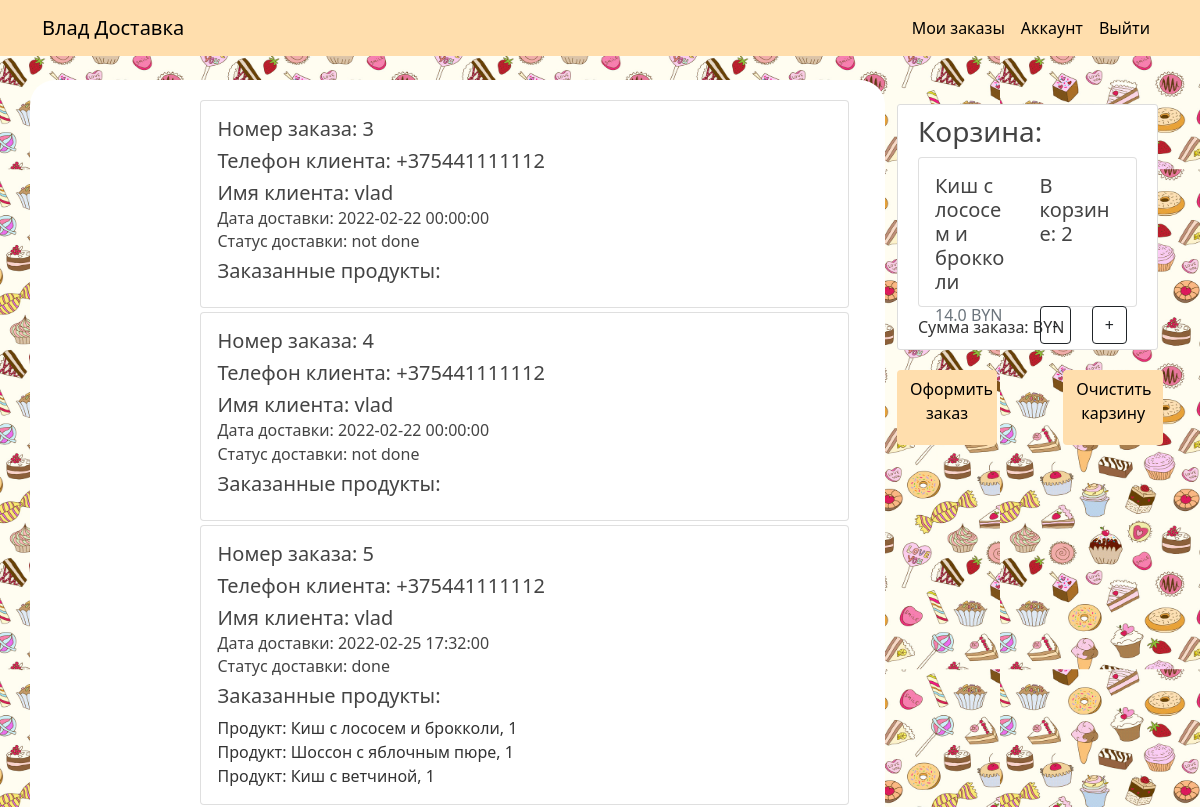
The page /current_orders (signed in, upper part) on the database as committed earlier.
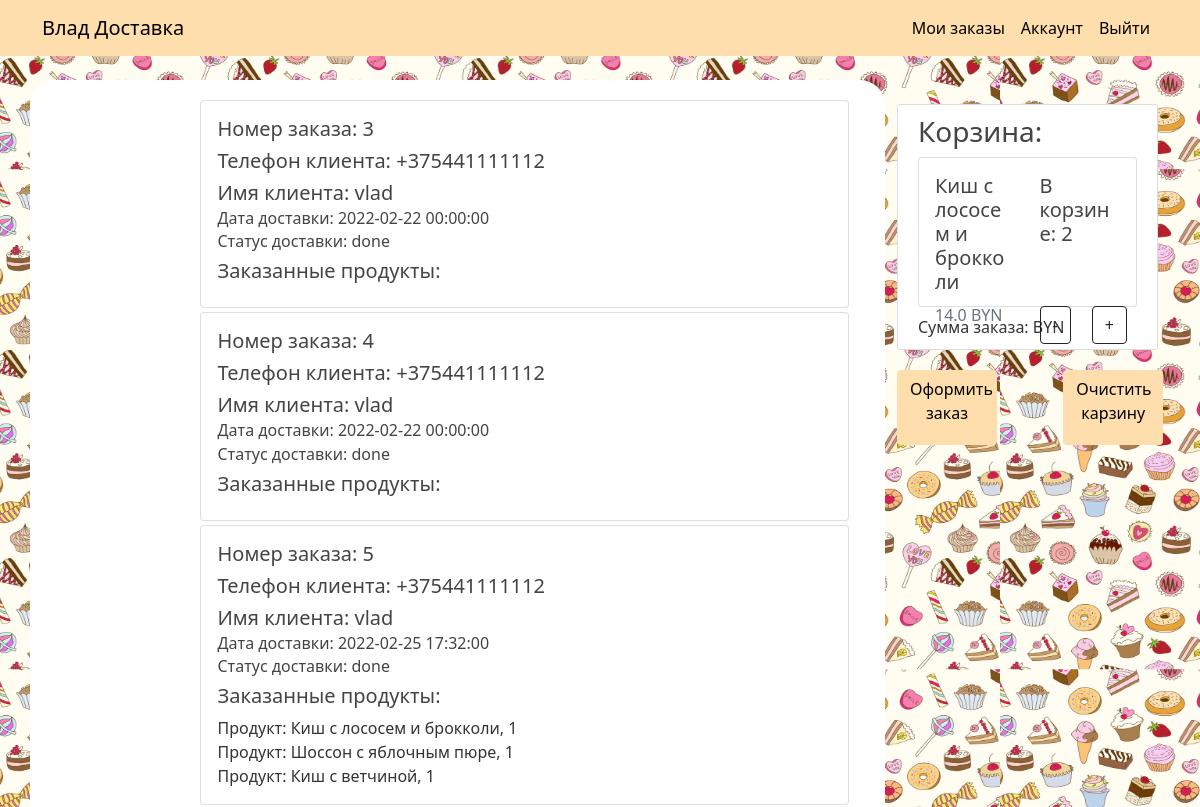
The same page on the database as committed later.
### bd_project/models.py (models this page shows, shortened)
class BaseModel(Model):
    id = PrimaryKeyField(unique=True)
    class Meta:
        database = db
        order_by = 'id'

class Order(BaseModel):
    user_id = ForeignKeyField(User, backref='orders', null=False)
    courier_id = ForeignKeyField(Courier, backref='orders', null=True)
    address = CharField(max_length=20, null=False)
    time_creation = DateTimeField(default=datetime.utcnow(), null=False)
    time_of_delivery = DateTimeField(null=False)
    status = CharField(max_length=10, default='not done')
    class Meta:
        db_table = 'Orders'

class User(BaseModel, UserMixin):
    username = CharField(max_length=20, unique=True, null=False)
    email = CharField(max_length=20, unique=True, null=False)
    phone = CharField(max_length=15, unique=True, null=False)
    address = CharField(max_length=20, null=False)
    password = CharField(max_length=60, null=False)
    class Meta:
        db_table = 'Users'

### bd_project/users/routes.py (the view)
@users.route('/current_orders', methods=['GET'])
@login_required
def current_orders():
    orders = current_user.orders
    order_products_by_current_user = get_current_order_products(current_user.id)
    return render_template('current_orders.html', order_products=order_products_by_current_user, orders=orders, )

### bd_project/models.py (called while the page is built)
@login_manager.user_loader
def load_user(user_id):
    return User.get_by_id(int(user_id))

### bd_project/users/utils.py (called while the page is built)
def get_current_order_products(user_id):
    with open('ordered_products.json', 'r') as f:
        order_products_by_users = json.load(f)
        order_products_by_current_user = order_products_by_users.get(f'{user_id}')
    return order_products_by_current_user if order_products_by_current_user else None

### bd_project/templates/current_orders.html (shortened to what this page needs)
{% extends 'layout.html' %}
{% block content %}
<div class="container">
    <div class="row">
        <div class="col-2">
        </div>
        <div class="col-10">
            {% if orders %}
            {% for order in orders %}
            {% if order.courier_id and session['courier'] %}
                {% if order.status == 'done' and order.courier_id %}
                <div class="card bg-color-done mt-1" style="width: 100%;">
                {% else %}
                <div class="card bg-color-not-done mt-1" style="width: 100%;">
                {% endif %}
            {% else %}
                <div class="card mt-1" style="width: 100%;">
            {% endif %}
                <div class="card-body">
                    <h5 class="card-title">Номер заказа: {{ order.id }}</h5>
                    <h5 class="card-title">Телефон клиента: {{ order.user_id.phone }}</h5>
                    <h5 class="card-title">Имя клиента: {{ order.user_id.username }}</h5>
                    <h6 class="card-subtitle mb-2">Дата доставки: {{ order.time_of_delivery }}</h6>
                    <h6 class="card-subtitle mb-2">Статус доставки: {{ order.status }}</h6>
                    <h5>Заказанные продукты:</h5>
                    {% for product in order.products %}
                    <span>Продукт: {{ product.product_id.name }}, {{ product.amount }} </span><br>
                    {% endfor %}
                </div>
            </div>
            {% endfor %}
            {% endif %}
        </div>
    </div>
</div>
{% endblock content %}

Rows that differ between the two databases and show on the page:
changed Order id 3: status "not done" → "done"
changed Order id 4: status "not done" → "done"
